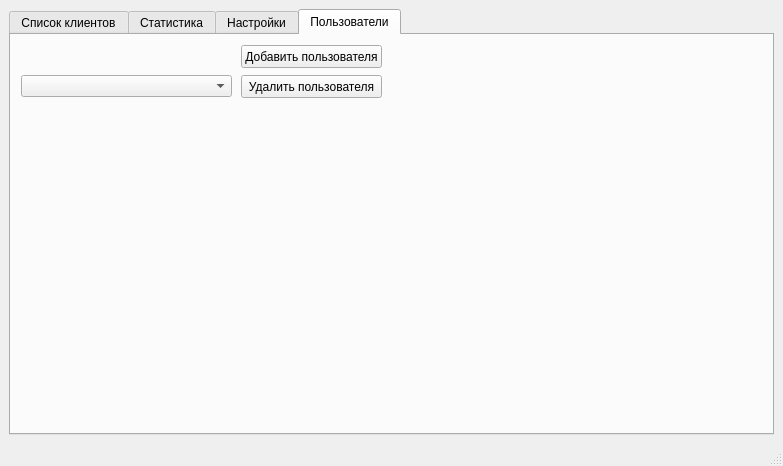
<?xml version="1.0" encoding="UTF-8"?>
<ui version="4.0">
 <class>MainWindow</class>
 <widget class="QMainWindow" name="MainWindow">
  <property name="geometry">
   <rect>
    <x>0</x>
    <y>0</y>
    <width>783</width>
    <height>466</height>
   </rect>
  </property>
  <property name="windowTitle">
   <string>Monsterchat server</string>
  </property>
  <widget class="QWidget" name="centralwidget">
   <layout class="QGridLayout" name="gridLayout">
    <item row="0" column="0">
     <widget class="QTabWidget" name="tabWidget">
      <property name="currentIndex">
       <number>3</number>
      </property>
      <widget class="QWidget" name="liat">
       <attribute name="title">
        <string>Список клиентов</string>
       </attribute>
       <layout class="QGridLayout" name="gridLayout_2">
        <item row="0" column="0">
         <widget class="QTableView" name="table_users_online"/>
        </item>
       </layout>
      </widget>
      <widget class="QWidget" name="statistic">
       <attribute name="title">
        <string>Статистика</string>
       </attribute>
       <layout class="QGridLayout" name="gridLayout_3">
        <item row="0" column="0">
         <widget class="QTableView" name="table_users_stat"/>
        </item>
       </layout>
      </widget>
      <widget class="QWidget" name="options">
       <attribute name="title">
        <string>Настройки</string>
       </attribute>
       <widget class="QLabel" name="label">
        <property name="geometry">
         <rect>
          <x>20</x>
          <y>10</y>
          <width>121</width>
          <height>16</height>
         </rect>
        </property>
        <property name="text">
         <string>Каталог базы данных:</string>
        </property>
       </widget>
       <widget class="QLabel" name="label_2">
        <property name="geometry">
         <rect>
          <x>20</x>
          <y>40</y>
          <width>121</width>
          <height>16</height>
         </rect>
        </property>
        <property name="text">
         <string>Имя файла данных:</string>
        </property>
       </widget>
       <widget class="QLabel" name="label_3">
        <property name="geometry">
         <rect>
          <x>20</x>
          <y>70</y>
          <width>121</width>
          <height>16</height>
         </rect>
        </property>
        <property name="text">
         <string>IP адрес по умолчанию:</string>
        </property>
       </widget>
       <widget class="QLabel" name="label_4">
        <property name="geometry">
         <rect>
          <x>20</x>
          <y>100</y>
          <width>111</width>
          <height>16</height>
         </rect>
        </property>
        <property name="text">
         <string>Порт по умолчанию:</string>
        </property>
       </widget>
       <widget class="QLineEdit" name="edt_database_dir">
        <property name="geometry">
         <rect>
          <x>150</x>
          <y>10</y>
          <width>181</width>
          <height>20</height>
         </rect>
        </property>
       </widget>
       <widget class="QLineEdit" name="edt_database_file">
        <property name="geometry">
         <rect>
          <x>150</x>
          <y>40</y>
          <width>181</width>
          <height>20</height>
         </rect>
        </property>
       </widget>
       <widget class="QLineEdit" name="edt_default_address">
        <property name="geometry">
         <rect>
          <x>150</x>
          <y>70</y>
          <width>181</width>
          <height>20</height>
         </rect>
        </property>
       </widget>
       <widget class="QLineEdit" name="edt_default_port">
        <property name="geometry">
         <rect>
          <x>150</x>
          <y>100</y>
          <width>181</width>
          <height>20</height>
         </rect>
        </property>
       </widget>
       <widget class="QPushButton" name="btn_save">
        <property name="geometry">
         <rect>
          <x>260</x>
          <y>130</y>
          <width>75</width>
          <height>23</height>
         </rect>
        </property>
        <property name="text">
         <string>Сохранить</string>
        </property>
       </widget>
      </widget>
      <widget class="QWidget" name="Users">
       <attribute name="title">
        <string>Пользователи</string>
       </attribute>
       <widget class="QPushButton" name="pushButton_add_user">
        <property name="geometry">
         <rect>
          <x>230</x>
          <y>10</y>
          <width>141</width>
          <height>23</height>
         </rect>
        </property>
        <property name="text">
         <string>Добавить пользователя</string>
        </property>
       </widget>
       <widget class="QPushButton" name="pushButton_del_user">
        <property name="geometry">
         <rect>
          <x>230</x>
          <y>40</y>
          <width>141</width>
          <height>23</height>
         </rect>
        </property>
        <property name="text">
         <string>Удалить пользователя</string>
        </property>
       </widget>
       <widget class="QComboBox" name="comboBox_users">
        <property name="geometry">
         <rect>
          <x>10</x>
          <y>40</y>
          <width>211</width>
          <height>22</height>
         </rect>
        </property>
       </widget>
      </widget>
     </widget>
    </item>
   </layout>
  </widget>
  <widget class="QMenuBar" name="menubar">
   <property name="geometry">
    <rect>
     <x>0</x>
     <y>0</y>
     <width>783</width>
     <height>21</height>
    </rect>
   </property>
  </widget>
  <widget class="QStatusBar" name="statusbar"/>
 </widget>
 <resources/>
 <connections/>
</ui>
